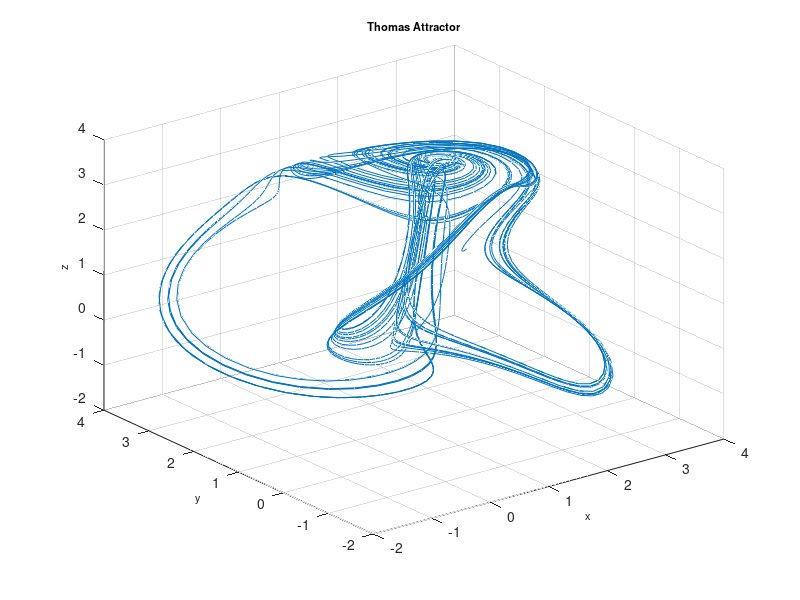

Source code (MATLAB):
function Thomas
%==========================================================================
% Matlab program to plot a phase portrait of the 3D chaotic system
%==========================================================================
clear
clc
clf
%==================== Parameters ==========================================
b = 0.20;
%===================== Initial conditions =================================
initial=[1.1, 1.1, -0.01]; 
% =============== Solves ODEs =============================================
deq1=@(t,x) [sin(x(2))-b*x(1); sin(x(3))-b*x(2); sin(x(1))-b*x(3)];
[~,sol] = ode45(deq1,[0, 1000],initial);
%============= Runs simulation ============================================
    plot3(sol(:,1),sol(:,2),sol(:,3)),grid
    title('Thomas Attractor','fontsize',8)
    xlabel('x','fontsize',8)
    ylabel('y','fontsize',8)
    zlabel('z','fontsize',8)
%================= End of program =========================================